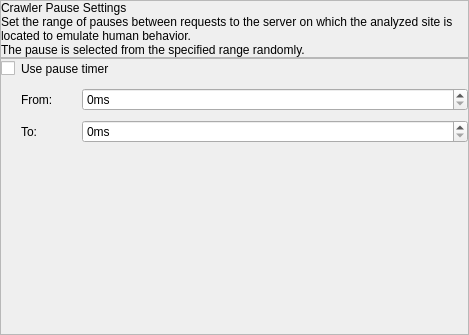
<?xml version="1.0" encoding="UTF-8"?>
<ui version="4.0">
 <class>CrawlerPauseSettingsWidget</class>
 <widget class="QWidget" name="CrawlerPauseSettingsWidget">
  <property name="geometry">
   <rect>
    <x>0</x>
    <y>0</y>
    <width>469</width>
    <height>335</height>
   </rect>
  </property>
  <property name="windowTitle">
   <string>Crawler Pause Settings</string>
  </property>
  <layout class="QVBoxLayout" name="verticalLayout_3">
   <property name="spacing">
    <number>0</number>
   </property>
   <property name="leftMargin">
    <number>0</number>
   </property>
   <property name="topMargin">
    <number>0</number>
   </property>
   <property name="rightMargin">
    <number>0</number>
   </property>
   <property name="bottomMargin">
    <number>0</number>
   </property>
   <item>
    <widget class="QFrame" name="headerFrame">
     <property name="minimumSize">
      <size>
       <width>0</width>
       <height>0</height>
      </size>
     </property>
     <property name="maximumSize">
      <size>
       <width>16777215</width>
       <height>16777215</height>
      </size>
     </property>
     <property name="frameShape">
      <enum>QFrame::StyledPanel</enum>
     </property>
     <property name="frameShadow">
      <enum>QFrame::Raised</enum>
     </property>
     <layout class="QVBoxLayout" name="verticalLayout_2">
      <property name="spacing">
       <number>0</number>
      </property>
      <property name="leftMargin">
       <number>0</number>
      </property>
      <property name="topMargin">
       <number>0</number>
      </property>
      <property name="rightMargin">
       <number>0</number>
      </property>
      <property name="bottomMargin">
       <number>0</number>
      </property>
      <item>
       <layout class="QVBoxLayout" name="verticalLayout">
        <item>
         <widget class="QLabel" name="headerName">
          <property name="text">
           <string>Crawler Pause Settings</string>
          </property>
         </widget>
        </item>
        <item>
         <widget class="QLabel" name="text">
          <property name="text">
           <string>Set the range of pauses between requests to the server on which the analyzed site is located to emulate human behavior.
The pause is selected from the specified range randomly.</string>
          </property>
          <property name="wordWrap">
           <bool>true</bool>
          </property>
         </widget>
        </item>
       </layout>
      </item>
     </layout>
    </widget>
   </item>
   <item>
    <widget class="QFrame" name="settingsFrame">
     <property name="frameShape">
      <enum>QFrame::StyledPanel</enum>
     </property>
     <property name="frameShadow">
      <enum>QFrame::Raised</enum>
     </property>
     <layout class="QVBoxLayout" name="verticalLayout_4">
      <property name="spacing">
       <number>0</number>
      </property>
      <property name="leftMargin">
       <number>0</number>
      </property>
      <property name="topMargin">
       <number>0</number>
      </property>
      <property name="rightMargin">
       <number>0</number>
      </property>
      <property name="bottomMargin">
       <number>0</number>
      </property>
      <item>
       <layout class="QGridLayout" name="gridLayout">
        <property name="horizontalSpacing">
         <number>6</number>
        </property>
        <property name="verticalSpacing">
         <number>9</number>
        </property>
        <item row="0" column="4">
         <spacer name="horizontalSpacer">
          <property name="orientation">
           <enum>Qt::Horizontal</enum>
          </property>
          <property name="sizeHint" stdset="0">
           <size>
            <width>40</width>
            <height>20</height>
           </size>
          </property>
         </spacer>
        </item>
        <item row="1" column="1" colspan="2">
         <widget class="QLabel" name="label_2">
          <property name="text">
           <string>From:</string>
          </property>
         </widget>
        </item>
        <item row="0" column="0">
         <widget class="QCheckBox" name="usePauseTimerCheckBox">
          <property name="text">
           <string/>
          </property>
          <property name="checked">
           <bool>false</bool>
          </property>
          <property name="controlKey" stdset="0">
           <string notr="true">usePauseTimer</string>
          </property>
         </widget>
        </item>
        <item row="0" column="1" colspan="3">
         <widget class="QLabel" name="label">
          <property name="text">
           <string>Use pause timer</string>
          </property>
         </widget>
        </item>
        <item row="1" column="3" colspan="2">
         <widget class="QSpinBox" name="fromPauseTimerSpinBox">
          <property name="suffix">
           <string>ms</string>
          </property>
          <property name="prefix">
           <string/>
          </property>
          <property name="maximum">
           <number>30000</number>
          </property>
          <property name="controlKey" stdset="0">
           <string notr="true">fromPauseTimer</string>
          </property>
         </widget>
        </item>
        <item row="2" column="3" colspan="2">
         <widget class="QSpinBox" name="toPauseTimerSpinBox">
          <property name="suffix">
           <string>ms</string>
          </property>
          <property name="maximum">
           <number>30000</number>
          </property>
          <property name="controlKey" stdset="0">
           <string notr="true">toPauseTimer</string>
          </property>
         </widget>
        </item>
        <item row="2" column="1" colspan="2">
         <widget class="QLabel" name="label_3">
          <property name="text">
           <string>To:</string>
          </property>
         </widget>
        </item>
       </layout>
      </item>
      <item>
       <spacer name="verticalSpacer">
        <property name="orientation">
         <enum>Qt::Vertical</enum>
        </property>
        <property name="sizeHint" stdset="0">
         <size>
          <width>20</width>
          <height>40</height>
         </size>
        </property>
       </spacer>
      </item>
     </layout>
    </widget>
   </item>
  </layout>
 </widget>
 <resources/>
 <connections>
  <connection>
   <sender>usePauseTimerCheckBox</sender>
   <signal>toggled(bool)</signal>
   <receiver>toPauseTimerSpinBox</receiver>
   <slot>setEnabled(bool)</slot>
   <hints>
    <hint type="sourcelabel">
     <x>7</x>
     <y>43</y>
    </hint>
    <hint type="destinationlabel">
     <x>279</x>
     <y>60</y>
    </hint>
   </hints>
  </connection>
  <connection>
   <sender>usePauseTimerCheckBox</sender>
   <signal>toggled(bool)</signal>
   <receiver>fromPauseTimerSpinBox</receiver>
   <slot>setEnabled(bool)</slot>
   <hints>
    <hint type="sourcelabel">
     <x>7</x>
     <y>43</y>
    </hint>
    <hint type="destinationlabel">
     <x>75</x>
     <y>60</y>
    </hint>
   </hints>
  </connection>
 </connections>
</ui>
